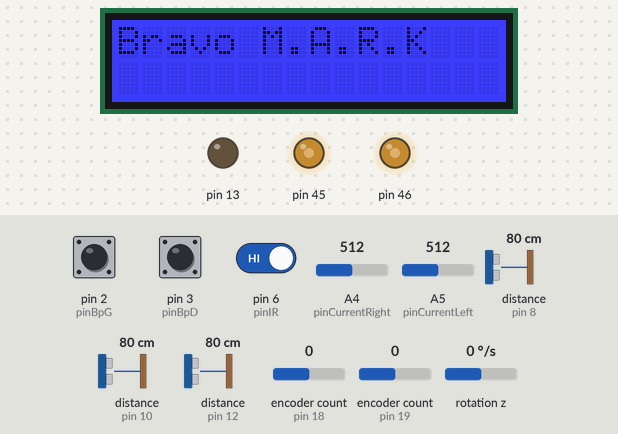
The sketch below on a simulated Arduino Mega 2560, built with avr-gcc and run on an emulated ATmega2560. Shown: 16×2 character LCD, output pins drawn as LEDs (lit = HIGH). The test bench sets the inputs (shaded band); at power-on: pin 6 (pinIR) HIGH, pin 2 (pinBpG) HIGH, pin 3 (pinBpD) HIGH, A4 (pinCurrentRight) = 512, A5 (pinCurrentLeft) = 512, distance to the obstacle (sensors on pin 8, pin 10, pin 12) 80 cm, encoder count (sensors on pin 18, pin 19) 0, rotation z 0 °/s.

Above: at 1.2 s.
1.3 s: pin 6 (pinIR) driven LOW
At 1.47 s:
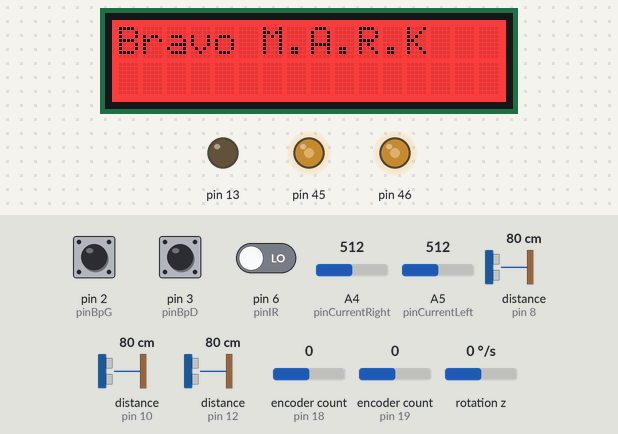
2.8 s: pin 2 (pinBpG) pulled LOW for 0.15 s
At 2.86 s:
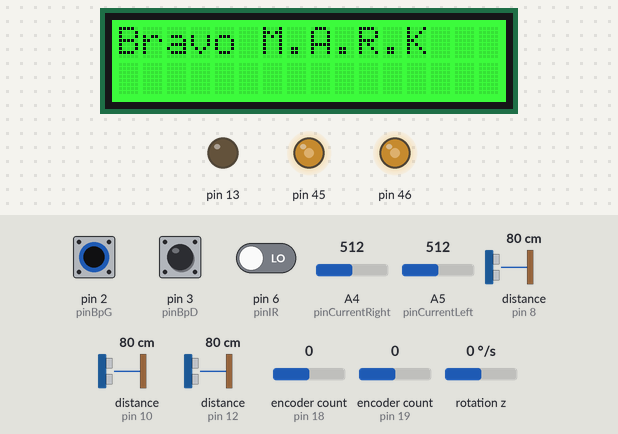
Timing chart, 0 to 5.8 s (numbered marks = the images above; inputs shaded):
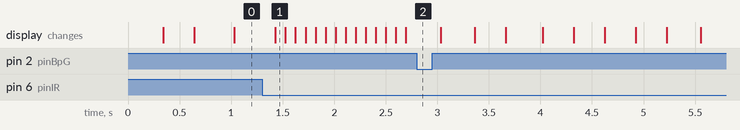

The sketch:

technomark_V4.ino
```cpp
#include "Ultrasonic.h"
#include <Encoder.h>
#include "rgb_lcd.h"
#include "SparkFunLSM6DS3.h"

#define pinUSFront        8
#define pinUSLeft         12
#define pinUSRight        10
#define pinIR             6
#define pinBpG            2
#define pinBpD            3
#define pinCurrentLeft   A5
#define pinCurrentRight   A4

//accéleromètre
LSM6DS3 gyro( I2C_MODE, 0x6A );
bool IR;
int couleur;
int tempo;

//encodeurs
Encoder knobLeft(18, 29);
Encoder knobRight(19, 27);
long positionLeft  = -999;
long positionRight = -999;

//define US
Ultrasonic USFront(pinUSFront);
Ultrasonic USRight(pinUSRight);
Ultrasonic USLeft(pinUSLeft);

//lcd
rgb_lcd lcd;

//mesure courant moteur
int currentMoteurR = A5;
int Courant = 0;

// arret urgence
int AU = 0;


//define moteur
#define Thash 800
#define Stop 400
#define VmaxD 800
#define VmaxG 800
#define K 20
long VMoteurG;
long VMoteurD;


// Macros Moteur
// /!\ ne pas changer /!\
#define LedToggle digitalWrite(13, !digitalRead(13))
#define MoteurG(Vg) OCR5A=Vg // Vg in [0... 1999]
#define MoteurD(Vd) OCR5B=Vd // VD in [0... 1999]
#define MoteurGD(Vg,Vd) MoteurG(Vg);MoteurD(Vd)
#define StopMoteurGD MoteurGD(Stop,Stop)


void initMoteurs() {  // MoteurG :OC5A=PIN46-PL3, MoteurD : OC5B=PIN45-PL4
  DDRL = 0x18 ; // PL3 et PL4
  DDRB = 0x80 ; // PB7 LedToggle
  // COM5B_1:0 = 10   -> clear sur egalite++, set sur egalite--
  // WGM5_3:1 = 1000  -> mode 8 => ICR5 defini le TOP
  TCCR5A = (1 << COM5A1) + (1 << COM5B1);
  TCCR5B = (1 << ICNC5) + (1 << WGM53) + (1 << CS50); // CS_12:10  = 001  -> prediv par 1
  ICR5 = Thash; // 1999 correspond a f = 4khz
  StopMoteurGD;
  // Interrution de débordement du timer
  TIMSK5 = 1 << TOIE5;
}

ISR (TIMER5_OVF_vect) { // Pour la lecture du courant
  //LedToggle;
}


void setup() {
  Serial.begin(9600);

  //moteurs
  pinMode(43, OUTPUT);
  digitalWrite(43, 0);
  initMoteurs();
  sei();
  digitalWrite(43, 1);
  VMoteurG = 400;
  VMoteurD = 400;
  MoteurGD(VMoteurG, VMoteurD);

  //impact
  pinMode(pinBpG, INPUT_PULLUP);
  pinMode(pinBpD, INPUT_PULLUP);

  //lcd
  lcd.begin(16, 2);

  //Ir
  pinMode(pinIR, INPUT_PULLUP);
}

void loop() {
  //acquisition capteur infra rouge
  int IRState = digitalRead(pinIR);

  //test bumper
  bool BPG = !digitalRead(pinBpG);
  bool BPD = !digitalRead(pinBpD);
  if (BPG || BPD) AU = 1;

  //test blocage roue
  static long t;
  if (VMoteurG == 400) {
    t = millis();
  }
  if (t + 100 < millis()) {
    t = millis();
    long newRight = knobRight.read();
    long newLeft = knobLeft.read();
    if (VMoteurG != 400 && positionLeft > newLeft - 5 && positionLeft < newLeft + 5) AU = 2;
    if (VMoteurD != 400 && positionRight > newRight - 5 && positionRight < newRight + 5) AU = 2;
    if (positionRight != newRight || positionLeft != newLeft) {
      positionRight = newRight;
      positionLeft = newLeft;
    }
  }

  if (!AU) {
    //test Infra rouge
    if (IRState) {
      VMoteurG = 400;
      VMoteurD = 400;
    } else {
      // acquisition données capteurs ultrason
      long USDistFront = USFront.MeasureInCentimeters();
      long USDistRight = USRight.MeasureInCentimeters();
      long USDistLeft = USLeft.MeasureInCentimeters();
      if (USDistFront < 10 || USDistRight < 10 || USDistLeft < 10) AU = 1;

      //test courant max
      int CourantR = analogRead(pinCurrentRight);
      int CourantG = analogRead(pinCurrentLeft);
      Courant = (CourantG < CourantR) ? CourantR : CourantG;
      long TempsCourant = 0;

      if (Courant < 650)      {
        TempsCourant = millis();
      } else if ((millis() - TempsCourant) > 4000)      {
        AU = 3;
      }

      //test rotation 200deg/s
      if((gyro.readFloatGyroZ())>5){
        AU = 4;
      }

      //deplacement
      if (USDistLeft > USDistRight) {
        //tourne a gauche
        VMoteurG = VmaxG;
        VMoteurD = VmaxD+10;
      } else if (USDistLeft < USDistRight) {
        //tourne a droite
        VMoteurG = VmaxG+10;
        VMoteurD = VmaxD;
      } /*else {
        //tout droit
        VMoteurG = VmaxG;
        VMoteurD = VmaxD;
      }*/
    }
  } else { //si arret urgence
    VMoteurG = 400;
    VMoteurD = 400;
  }

  //affichage de l'arret d'urgence
  static bool b = false;
  if (AU && !b && IRState && !IR) {
    b = !b;
    lcd.clear();
    lcd.setRGB(255, 0, 0);
    switch (AU) {
       case 1: lcd.print("Distance");break;
       case 2: lcd.print("Roues Bloquees");break;
       case 3: lcd.print("Courant Excessif");break;
       case 4: lcd.print("Rotation Excessive");break;
    }
  }
   if(IRState && !IR && !AU){
    IR = true;
    lcd.clear();
    lcd.setRGB(0, 255, 0);
    lcd.print("Bravo M.A.R.K");
    lcd.setRGB(255, 0, 0);
   }
   if(IR){
    switch (couleur){
      case 0: lcd.setRGB(255,0,0);
              tempo++;
              if(tempo>5){
                tempo = 0;
                couleur = 1;
              }
              break;
       case 1: lcd.setRGB(0,255,0);
              tempo++;
              if(tempo>5){
                tempo = 0;
                couleur = 2;
              }
              break;
       case 2: lcd.setRGB(0,0,255);
              tempo++;
              if(tempo>5){
                tempo = 0;
                couleur = 0;
              }
              break;
    }
    VMoteurG = 400;
    VMoteurD = 400;
   }


  MoteurGD(VMoteurG, VMoteurD);
}
```
